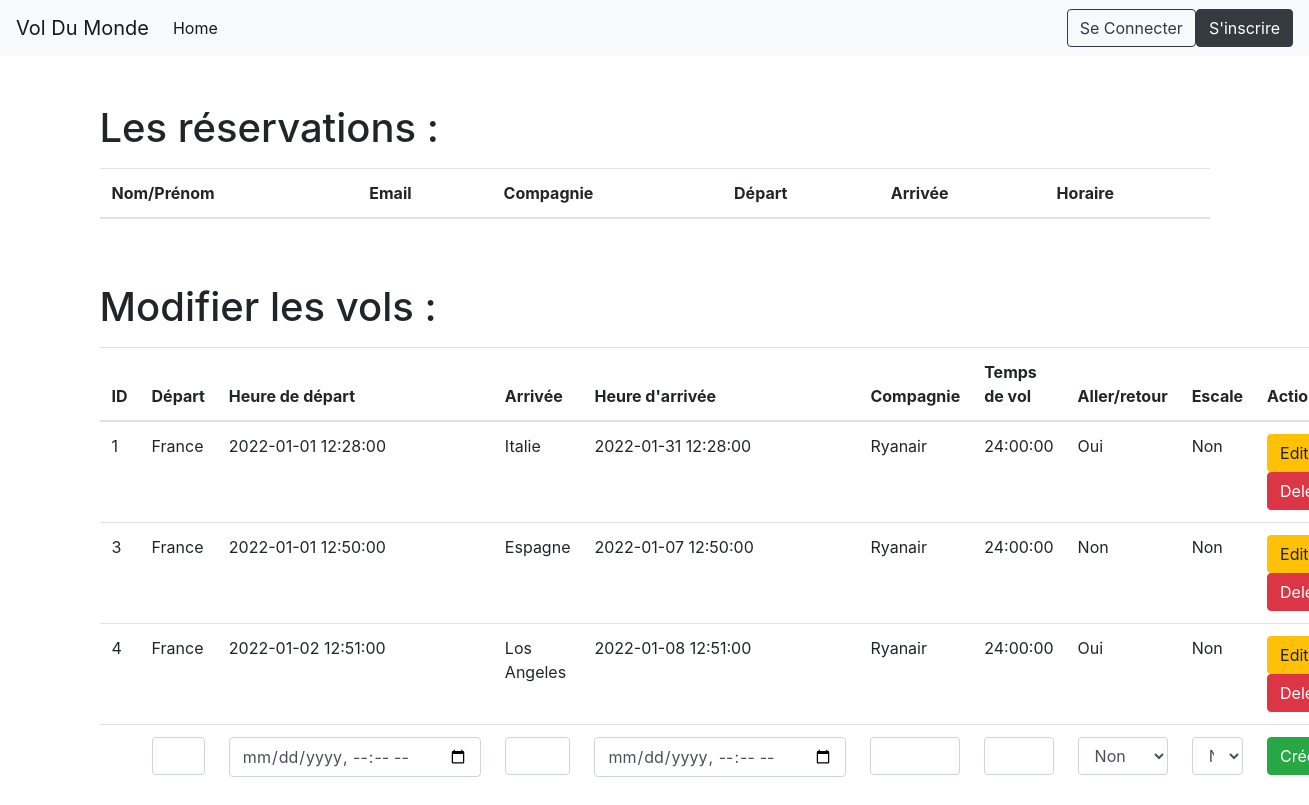
Page /front/admin.php on the committed database.
### tables this page shows
CREATE TABLE `vol` (
  `vol_id` int(11) NOT NULL,
  `depart` varchar(255) NOT NULL,
  `arrivée` varchar(255) NOT NULL,
  `heure_depart` datetime NOT NULL,
  `heure_arrivée` datetime NOT NULL,
  `compagnie` varchar(255) NOT NULL,
  `temps_vol` time NOT NULL,
  `aller_retour` tinyint(1) DEFAULT NULL,
  `escale` int(11) NOT NULL,
  `place` int(11) NOT NULL,
  `place_dispo` int(11) NOT NULL
);

### class/vol.class.php (called while the page is built, shortened)
<?php
class Vol {
    private $connection;
    public function __construct($connection)
    {
        $this->connection = $connection;
    }
    public function AllVol()
    {
        $query   = "SELECT * FROM vol";
        $prepare = $this->connection->prepare($query);
        if ($prepare->execute()) {
            return $prepare ->fetchAll();
        } else {
            return $prepare->errorInfo();
        }
    }
}

### front/admin.php (the view, shortened to what this page needs)
<?php
    include '../class/vol.class.php';
    $Database   = new Database;
    $connection = $Database->create_connection();
    $Vol        = new Vol($connection);
?>
<!DOCTYPE html>
<html lang="en">
    <head>
        <link rel="stylesheet" href="https://maxcdn.bootstrapcdn.com/bootstrap/4.0.0/css/bootstrap.min.css">
    </head>
    <body>
        <?php include_once 'header.php'; ?>
        <div class="container">
            <div class="row justify-content-center mt-5 mb-2">
                <div class="col">
                    <h1>Les réservations :</h1>
                </div>
            </div>
            <div class="row justify-content-center">
                <div class="col">
                    <table class="table">
                        <thead>
                            <tr>
                                <th>Nom/Prénom</td>
                                <th>Email</td>
                                <th>Compagnie</th>
                                <th>Départ</th>
                                <th>Arrivée</th>
                                <th>Horaire</th>
                            </tr>
                        </thead>
                    </table>
                </div>
            </div>
            <div class="row justify-content-center mt-5 mb-2">
                <div class="col">
                    <h1>Modifier les vols :</h1>
                </div>
            </div>
            <div class="row justify-content-center">
                <div class="col">
                    <table class="table">
                        <thead>
                            <tr>
                                <th>ID</th>
                                <th>Départ</th>
                                <th>Heure de départ</th>
                                <th>Arrivée</th>
                                <th>Heure d'arrivée</th>
                                <th>Compagnie</th>
                                <th>Temps de vol</th>
                                <th>Aller/retour</th>
                                <th>Escale</th>
                                <th>Actions</th>
                            </tr>
                        </thead>
                        <tbody>
                            <?php foreach ($Vol->AllVol() as $vol) { ?>
                                <?php if (isset($_GET['action']) && $_GET['action'] === "edit" && $_GET['id'] === $vol['vol_id']) { ?>
                                    <form action="../back/admin.php?action=edit_confirm&id=<?php echo $vol['vol_id']; ?>" method="POST">
                                        <input type="hidden" name="id" value="<?php echo $vol['vol_id']; ?>"/>
                                        <td><?php echo $vol['id']; ?></td>
                                        <td><input class="form-control" type="text" name="depart" value="<?php echo $vol['depart']; ?>"/></td>
                                        <td><input class="form-control" type="datetime-local" name="heure_depart" value="<?php echo date('Y-m-d\TH:i', strtotime($vol['heure_depart'])); ?>" /></td>
                                        <td><input class="form-control" type="text" name="arrivee" value="<?php echo $vol['arrivée']; ?>" /></td>
                                        <td><input class="form-control" type="datetime-local" name="heure_arrivee" value="<?php echo date('Y-m-d\TH:i', strtotime($vol['heure_arrivée'])); ?>" /></td>
                                        <td><input class="form-control" type="text" name="compagnie" value="<?php echo $vol['compagnie']; ?>" /></td>
                                        <td><input class="form-control" type="text" name="temps_vol" value="<?php echo $vol['temps_vol']; ?>" /></td>
                                        <td>
                                            <select class="form-control" name="aller_retour">
                                                <option value="0" <?php if ($vol['aller_retour'] === "0") { ?> selected="selected"<?php } ?>>Non</option>
                                                <option value="1" <?php if ($vol['aller_retour'] === "1") { ?> selected="selected"<?php } ?>>Oui</option>
                                            </select>
                                        </td>
                                        <td>
                                            <select class="form-control" name="escale">
                                                <option value="0" <?php if ($vol['escale'] === "0") { ?> selected="selected"<?php } ?>>Non</option>
                                                <option value="1" <?php if ($vol['escale'] === "1") { ?> selected="selected"<?php } ?>>Oui</option>
                                            </select>
                                        </td>
                                        <td><input class="btn btn-success" type="submit" value="Modifier" /></td>
                                    </form>
                                <?php } else { ?>
                                    <tr>
                                        <td><?php echo $vol['vol_id']; ?></td>
                                        <td><?php echo $vol['depart']; ?></td>
                                        <td><?php echo $vol['heure_depart']; ?></td>
                                        <td><?php echo $vol['arrivée']; ?></td>
                                        <td><?php echo $vol['heure_arrivée']; ?></td>
                                        <td><?php echo $vol['compagnie']; ?></td>
                                        <td><?php echo $vol['temps_vol']; ?></td>
                                        <td><?php if ($vol['aller_retour'] === "0") { ?>Non<?php } else { ?>Oui<?php } ?></td>
                                        <td><?php if ($vol['escale'] === "0") { ?>Non<?php } else { ?>Oui<?php } ?></td>
                                        <td>
                                            <a class="btn btn-warning" href="?action=edit&id=<?php echo $vol['vol_id']; ?>">Edit</a>
                                            <a class="btn btn-danger" href="../back/admin.php?action=delete&id=<?php echo $vol['vol_id']; ?>">Delete</a>
                                        </td>
                                    </tr>
                                <?php } ?>
                            <?php } ?>
                            <form action="../back/admin.php?action=create" method="POST">
                                <tr>
                                    <td></td>
                                    <td><input class="form-control" type="text" name="depart" /></td>
                                    <td><input class="form-control" type="datetime-local" name="heure_depart" /></td>
                                    <td><input class="form-control" type="text" name="arrivee" /></td>
                                    <td><input class="form-control" type="datetime-local" name="heure_arrivee" /></td>
                                    <td><input class="form-control" type="text" name="compagnie" /></td>
                                    <td><input class="form-control" type="text" name="temps_vol" /></td>
                                    <td>
                                        <select class="form-control" name="aller_retour">
                                            <option value="0">Non</option>
                                        </select>
                                    </td>
                                    <td>
                                        <select class="form-control" name="escale">
                                            <option value="0">Non</option>
                                        </select>
                                    </td>
                                    <td><input class="btn btn-success" type="submit" value="Créer" /></td>
                                </tr>
                            </form>
                        </tbody>
                    </table>
                </div>
            </div>
        </div>
    </body>
</html>

### rows in the picture
vol: vol_id "1", depart "France", heure_depart "2022-01-01 12:28:00", arrivée "Italie", heure_arrivée "2022-01-31 12:28:00", compagnie "Ryanair", temps_vol "24:00:00", aller_retour "Oui", escale "Non"
vol: vol_id "3", depart "France", heure_depart "2022-01-01 12:50:00", arrivée "Espagne", heure_arrivée "2022-01-07 12:50:00", compagnie "Ryanair", temps_vol "24:00:00", aller_retour "Non", escale "Non"
vol: vol_id "4", depart "France", heure_depart "2022-01-02 12:51:00", arrivée "Los Angeles", heure_arrivée "2022-01-08 12:51:00", compagnie "Ryanair", temps_vol "24:00:00", aller_retour "Oui", escale "Non"
